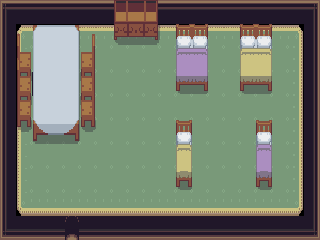

A 2D game scene composited from a Tiled map and its tileset images. What follows is a short description and the map's XML, with every tile layer's data as written:
An orthogonal 20x10 tile map with 16x24 px tiles, 2 tile layers (Tile Layer 1, Tile Layer 2), 1 hidden layer not drawn, 2 tilesets and 1 object (teleport).

<map version="1.8" tiledversion="1.8.2" orientation="orthogonal" renderorder="right-down" width="20" height="10" tilewidth="16" tileheight="24" infinite="0" nextlayerid="5" nextobjectid="7">
 <tileset firstgid="1" source="house_int.tsx" />
 <tileset firstgid="1001" source="collisions.tsx" />
 <layer id="1" name="Tile Layer 1" width="20" height="10">
  <data encoding="csv">
2,3,3,3,3,3,3,3,3,3,3,3,3,3,3,3,3,3,3,4,
42,281,282,282,282,282,282,282,282,282,282,282,282,282,282,282,282,282,283,44,
42,321,322,322,322,322,322,322,322,322,322,101,102,322,322,98,99,322,323,44,
42,321,43,322,322,322,322,322,322,322,322,322,322,322,322,322,322,322,323,44,
42,321,322,322,322,322,322,322,322,322,322,322,322,322,322,322,322,322,323,44,
42,321,322,322,322,322,322,322,322,322,322,322,322,322,322,322,322,322,323,44,
42,321,322,322,322,322,322,322,322,322,322,97,322,322,322,322,100,322,323,44,
42,321,322,322,322,322,322,322,322,322,322,322,322,322,322,322,322,322,323,44,
42,361,362,362,362,362,362,362,362,362,362,362,362,362,362,362,362,362,363,44,
82,83,83,83,83,83,83,83,83,83,83,83,83,83,83,83,83,83,83,84
</data>
 </layer>
 <layer id="2" name="Tile Layer 2" width="20" height="10">
  <data encoding="csv">
0,0,0,0,0,0,0,331,332,333,0,0,0,0,0,0,0,0,0,0,
0,177,54,55,56,179,0,371,372,373,0,61,62,0,0,58,59,0,0,0,
0,175,94,95,96,219,0,0,0,0,0,0,0,0,0,0,0,0,0,0,
0,215,94,95,96,214,0,0,0,0,0,141,142,0,0,138,139,0,0,0,
0,215,94,95,96,214,0,0,0,0,0,0,0,0,0,0,0,0,0,0,
0,257,134,135,136,259,0,0,0,0,0,57,0,0,0,0,60,0,0,0,
0,0,0,0,0,0,0,0,0,0,0,0,0,0,0,0,0,0,0,0,
0,0,0,0,0,0,0,0,0,0,0,137,0,0,0,0,140,0,0,0,
0,0,0,0,0,0,0,0,0,0,0,0,0,0,0,0,0,0,0,0,
0,0,0,0,86,0,0,0,0,0,0,0,0,0,0,0,0,0,0,0
</data>
 </layer>
 <layer id="3" name="collision" width="20" height="10" visible="0" opacity="0.7">
  <data encoding="csv">
1010,1057,1057,1057,1057,1057,1057,1001,1001,1001,1057,1057,1057,1057,1057,1057,1057,1057,1057,1011,
1026,0,1017,1001,1018,0,0,1033,1001,1034,0,1001,1001,0,0,1001,1001,0,0,1025,
1026,1017,1001,1001,1001,1018,0,0,0,0,0,0,0,0,0,0,0,0,0,1025,
1026,1001,1001,1001,1001,1001,0,0,0,0,0,1033,1034,0,0,1033,1034,0,0,1025,
1026,1033,1001,1001,1001,1034,0,0,0,0,0,0,0,0,0,0,0,0,0,1025,
1026,0,1033,1001,1034,0,0,0,0,0,0,1001,0,0,0,0,1001,0,0,1025,
1026,0,0,0,0,0,0,0,0,0,0,0,0,0,0,0,0,0,0,1025,
1026,0,0,0,0,0,0,0,0,0,0,1040,0,0,0,0,1040,0,0,1025,
1026,0,0,0,0,0,0,0,0,0,0,0,0,0,0,0,0,0,0,1025,
1012,1041,1041,1041,1041,1041,1041,1041,1041,1041,1041,1041,1041,1041,1041,1041,1041,1041,1041,1013
</data>
 </layer>
 <objectgroup id="4" name="objects">
  <object id="5" type="teleport" gid="1041" x="64" y="240" width="16" height="24">
   <properties>
    <property name="teleport" value="ishnew,4,6" />
   </properties>
  </object>
 </objectgroup>
</map>
